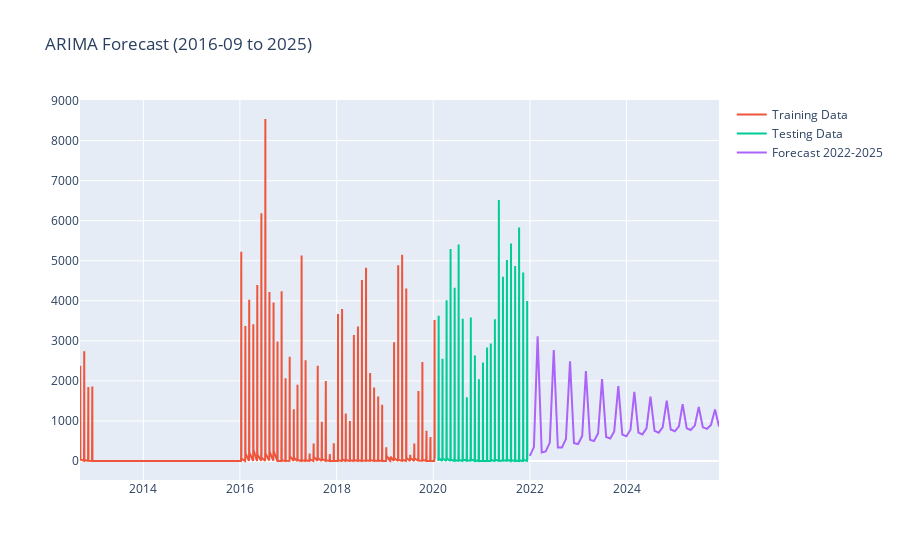

Notebook cell for this chart:
### Code cell
import pandas as pd
from pmdarima import auto_arima
import plotly.express as px

# Load the data
df = pd.read_csv(r'D:\stubble buring\stubble\STN1.csv')

# Convert 'DATE' to datetime and set it as index
df['DATE'] = pd.to_datetime(df['DATE'], errors='coerce')
df.dropna(subset=['DATE'], inplace=True)  # Drop rows with invalid dates
df.set_index('DATE', inplace=True)
df.sort_index(inplace=True)  # Sort the index to make it monotonic

# Handle missing values - forward fill
df.fillna(method='ffill', inplace=True)  # Forward fill to propagate the last valid value

# Check if sorting worked
print(df.index.is_monotonic_increasing)  # Should print True

# Select the desired date range
df = df['2012-09-01':'2021-12-31']  # Ensure slicing works after sorting

# Split the dataset 70:30
split_index = int(len(df) * 0.7)
train_data = df.iloc[:split_index]
test_data = df.iloc[split_index:]

# Fit ARIMA model on training data
arima_model = auto_arima(train_data['FIRECOUNT'], seasonal=False, trace=True)
print(arima_model.summary())

# Forecast for the test period
forecast_test = arima_model.predict(n_periods=len(test_data))

# Forecast for the next 48 months (2022-2025)
forecast_future = arima_model.predict(n_periods=48)

# Print the predicted values for the test period
for date, value in zip(test_data.index, forecast_test):
    print(f"The predicted FIRECOUNT for {date.strftime('%Y-%m-%d')} is {value:.2f}")

# Print the predicted values for the years 2022-2025
forecast_dates = pd.date_range(start=test_data.index[-1] + pd.DateOffset(1), periods=48, freq='M')
for date, value in zip(forecast_dates, forecast_future):
    print(f"The predicted FIRECOUNT for {date.strftime('%Y-%m-%d')} is {value:.2f}")

# Visualization (optional)
fig = px.line(title="ARIMA Forecast (2016-09 to 2025)")
fig.add_scatter(x=train_data.index, y=train_data['FIRECOUNT'], mode='lines', name='Training Data')
fig.add_scatter(x=test_data.index, y=test_data['FIRECOUNT'], mode='lines', name='Testing Data')
fig.add_scatter(x=forecast_dates, y=forecast_future, mode='lines', name='Forecast 2022-2025')
fig.show()

### Figure 1 — Plotly figure (JSON) as saved in the notebook; plotly's stock layout.template omitted (floating-point values rounded to 4 significant figures; data arrays with more than 128 entries replaced by an {"elided": "..."} marker saying what was removed)
{"data": [{"hovertemplate": "<extra></extra>", "legendgroup": "", "line": {"color": "#636efa", "dash": "solid"}, "marker": {"symbol": "circle"}, "mode": "lines", "name": "", "orientation": "v", "showlegend": false, "type": "scatter", "xaxis": "x", "yaxis": "y"}, {"mode": "lines", "name": "Training Data", "type": "scatter", "x": {"elided": "212 str values"}, "y": {"elided": "212 int values"}}, {"mode": "lines", "name": "Testing Data", "type": "scatter", "x": ["2020-02-09T00:00:00", "2020-02-10T00:00:00", "2020-02-11T00:00:00", "2020-02-12T00:00:00", "2020-03-09T00:00:00", "2020-03-10T00:00:00", "2020-03-11T00:00:00", "2020-03-12T00:00:00", "2020-04-09T00:00:00", "2020-04-10T00:00:00", "2020-04-11T00:00:00", "2020-04-12T00:00:00", "2020-05-09T00:00:00", "2020-05-10T00:00:00", "2020-05-11T00:00:00", "2020-05-12T00:00:00", "2020-06-09T00:00:00", "2020-06-10T00:00:00", "2020-06-11T00:00:00", "2020-06-12T00:00:00", "2020-07-09T00:00:00", "2020-07-10T00:00:00", "2020-07-11T00:00:00", "2020-07-12T00:00:00", "2020-08-09T00:00:00", "2020-08-10T00:00:00", "2020-08-11T00:00:00", "2020-08-12T00:00:00", "2020-09-09T00:00:00", "2020-09-10T00:00:00", "2020-09-11T00:00:00", "2020-09-12T00:00:00", "2020-10-09T00:00:00", "2020-10-10T00:00:00", "2020-10-11T00:00:00", "2020-10-12T00:00:00", "2020-11-09T00:00:00", "2020-11-10T00:00:00", "2020-11-11T00:00:00", "2020-11-12T00:00:00", "2020-12-09T00:00:00", "2020-12-10T00:00:00", "2020-12-11T00:00:00", "2020-12-12T00:00:00", "2021-01-09T00:00:00", "2021-01-10T00:00:00", "2021-01-11T00:00:00", "2021-01-12T00:00:00", "2021-02-09T00:00:00", "2021-02-10T00:00:00", "2021-02-11T00:00:00", "2021-02-12T00:00:00", "2021-03-09T00:00:00", "2021-03-10T00:00:00", "2021-03-11T00:00:00", "2021-03-12T00:00:00", "2021-04-09T00:00:00", "2021-04-10T00:00:00", "2021-04-11T00:00:00", "2021-04-12T00:00:00", "2021-05-09T00:00:00", "2021-05-10T00:00:00", "2021-05-11T00:00:00", "2021-05-12T00:00:00", "2021-06-09T00:00:00", "2021-06-10T00:00:00", "2021-06-11T00:00:00", "2021-06-12T00:00:00", "2021-07-09T00:00:00", "2021-07-10T00:00:00", "2021-07-11T00:00:00", "2021-07-12T00:00:00", "2021-08-09T00:00:00", "2021-08-10T00:00:00", "2021-08-11T00:00:00", "2021-08-12T00:00:00", "2021-09-09T00:00:00", "2021-09-10T00:00:00", "2021-09-11T00:00:00", "2021-09-12T00:00:00", "2021-10-09T00:00:00", "2021-10-10T00:00:00", "2021-10-11T00:00:00", "2021-10-12T00:00:00", "2021-11-09T00:00:00", "2021-11-10T00:00:00", "2021-11-11T00:00:00", "2021-11-12T00:00:00", "2021-12-09T00:00:00", "2021-12-10T00:00:00", "2021-12-11T00:00:00", "2021-12-12T00:00:00"], "y": [1, 190, 3628, 65, 4, 114, 2553, 69, 1, 242, 4012, 68, 1, 188, 5293, 29, 4, 270, 4327, 19, 5, 262, 5405, 27, 1, 173, 3554, 41, 6, 183, 1590, 16, 9, 324, 3582, 42, 1, 588, 2631, 16, 1, 462, 2038, 2, 1, 8, 2458, 2, 1, 6, 2834, 7, 0, 23, 2936, 23, 1, 31, 3537, 37, 4, 32, 6515, 10, 6, 34, 4600, 19, 4, 98, 5020, 32, 0, 121, 5433, 19, 1, 224, 4868, 11, 0, 296, 5833, 16, 0, 137, 4706, 28, 0, 153, 3993, 34]}, {"mode": "lines", "name": "Forecast 2022-2025", "type": "scatter", "x": ["2021-12-31T00:00:00", "2022-01-31T00:00:00", "2022-02-28T00:00:00", "2022-03-31T00:00:00", "2022-04-30T00:00:00", "2022-05-31T00:00:00", "2022-06-30T00:00:00", "2022-07-31T00:00:00", "2022-08-31T00:00:00", "2022-09-30T00:00:00", "2022-10-31T00:00:00", "2022-11-30T00:00:00", "2022-12-31T00:00:00", "2023-01-31T00:00:00", "2023-02-28T00:00:00", "2023-03-31T00:00:00", "2023-04-30T00:00:00", "2023-05-31T00:00:00", "2023-06-30T00:00:00", "2023-07-31T00:00:00", "2023-08-31T00:00:00", "2023-09-30T00:00:00", "2023-10-31T00:00:00", "2023-11-30T00:00:00", "2023-12-31T00:00:00", "2024-01-31T00:00:00", "2024-02-29T00:00:00", "2024-03-31T00:00:00", "2024-04-30T00:00:00", "2024-05-31T00:00:00", "2024-06-30T00:00:00", "2024-07-31T00:00:00", "2024-08-31T00:00:00", "2024-09-30T00:00:00", "2024-10-31T00:00:00", "2024-11-30T00:00:00", "2024-12-31T00:00:00", "2025-01-31T00:00:00", "2025-02-28T00:00:00", "2025-03-31T00:00:00", "2025-04-30T00:00:00", "2025-05-31T00:00:00", "2025-06-30T00:00:00", "2025-07-31T00:00:00", "2025-08-31T00:00:00", "2025-09-30T00:00:00", "2025-10-31T00:00:00", "2025-11-30T00:00:00"], "y": [128.5, 347.2, 3114.0, 215.0, 240.6, 459.0, 2773.0, 339.1, 338.2, 550.8, 2487.0, 442.5, 423.2, 626.1, 2246.0, 528.7, 497.0, 687.9, 2043.0, 600.6, 561.1, 738.6, 1872.0, 660.6, 616.6, 780.1, 1729.0, 710.6, 664.7, 814.1, 1608.0, 752.3, 706.4, 841.9, 1506.0, 787.1, 742.3, 864.6, 1421.0, 816.2, 773.4, 883.3, 1349.0, 840.5, 800.2, 898.5, 1288.0, 860.7]}], "layout": {"legend": {"tracegroupgap": 0}, "title": {"text": "ARIMA Forecast (2016-09 to 2025)"}, "xaxis": {"anchor": "y", "domain": [0, 1]}, "yaxis": {"anchor": "x", "domain": [0, 1]}}}
